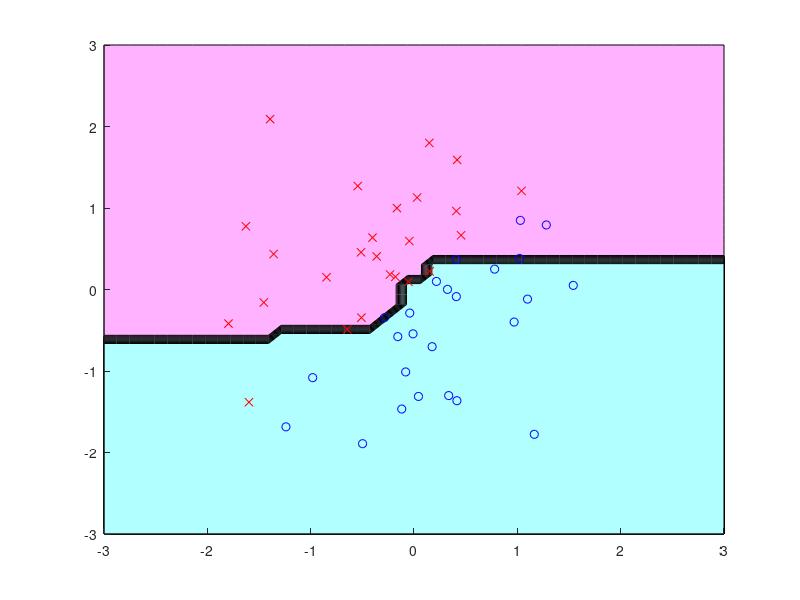

The MATLAB script that drew this image:
n = 50;
x = randn(n, 2);
y = 2 * (x(:, 1) > x(:, 2)) - 1;
b = 5000; a = 50; Y = zeros(a, a);
X0 = linspace(-3, 3, a);
[X(:, :, 1), X(:, :, 2)] = meshgrid(X0);

for j = 1: b
    db = ceil(2 * rand);
    r = ceil(n * rand(n, 1));
    xb = x(r, :);
    yb = y(r);
    [xs, xi] = sort(xb(:, db));
    el = cumsum(yb(xi));
    eu = cumsum(yb(xi(end: -1: 1)));
    e = eu(end-1: -1: 1) - el(1: end-1);
    [em, ei] = max(abs(e));
    c = mean(xs(ei: ei+1));
    s = sign(e(ei));
    Y = Y + sign(s * (X(:, :, db) - c)) / b;
end
figure(1); clf; hold on; axis([-3 3 -3 3]);
colormap([1 0.7 1; 0.7 1 1]);
contourf(X0, X0, sign(Y));
plot(x(y==1, 1), x(y==1, 2), 'bo');
plot(x(y==-1, 1), x(y==-1, 2), 'rx');